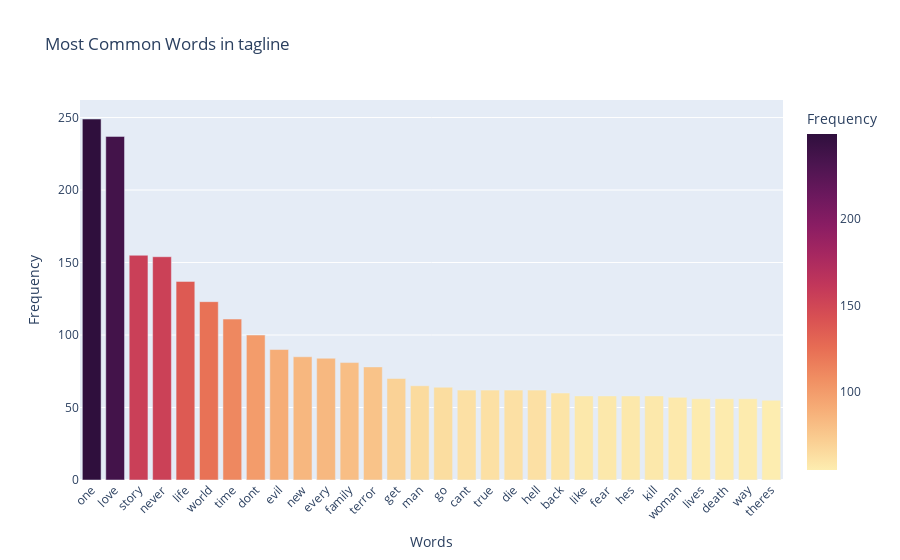

Notebook code for this chart:
### Markdown cell above
**Tagline Word Count**

### Code cell
sentiment_utils.analyze_most_common_words(cleaned_films, text_column='tagline', top_n=30)

### Figure 1 — Plotly figure (JSON) as saved in the notebook; plotly's stock layout.template omitted (floating-point values rounded to 4 significant figures)
{"data": [{"alignmentgroup": "True", "customdata": [[1.41], [1.34], [0.88], [0.87], [0.78], [0.7], [0.63], [0.57], [0.51], [0.48], [0.48], [0.46], [0.44], [0.4], [0.37], [0.36], [0.35], [0.35], [0.35], [0.35], [0.34], [0.33], [0.33], [0.33], [0.33], [0.32], [0.32], [0.32], [0.32], [0.31]], "hovertemplate": "<b>Word:</b> %{x}<br><b>Count:</b> %{y}<br><b>Percentage:</b> %{customdata[0]}%", "legendgroup": "", "marker": {"color": [249, 237, 155, 154, 137, 123, 111, 100, 90, 85, 84, 81, 78, 70, 65, 64, 62, 62, 62, 62, 60, 58, 58, 58, 58, 57, 56, 56, 56, 55], "coloraxis": "coloraxis", "pattern": {"shape": ""}}, "name": "", "offsetgroup": "", "orientation": "v", "showlegend": false, "textposition": "auto", "type": "bar", "x": ["one", "love", "story", "never", "life", "world", "time", "dont", "evil", "new", "every", "family", "terror", "get", "man", "go", "cant", "true", "die", "hell", "back", "like", "fear", "hes", "kill", "woman", "lives", "death", "way", "theres"], "xaxis": "x", "y": [249, 237, 155, 154, 137, 123, 111, 100, 90, 85, 84, 81, 78, 70, 65, 64, 62, 62, 62, 62, 60, 58, 58, 58, 58, 57, 56, 56, 56, 55], "yaxis": "y"}], "layout": {"barmode": "relative", "coloraxis": {"colorbar": {"title": {"text": "Frequency"}}, "colorscale": [[0, "rgb(253, 237, 176)"], [0.09091, "rgb(250, 205, 145)"], [0.1818, "rgb(246, 173, 119)"], [0.2727, "rgb(240, 142, 98)"], [0.3636, "rgb(231, 109, 84)"], [0.4545, "rgb(216, 80, 83)"], [0.5455, "rgb(195, 56, 90)"], [0.6364, "rgb(168, 40, 96)"], [0.7273, "rgb(138, 29, 99)"], [0.8182, "rgb(107, 24, 93)"], [0.9091, "rgb(76, 21, 80)"], [1, "rgb(47, 15, 61)"]]}, "legend": {"tracegroupgap": 0}, "title": {"text": "Most Common Words in tagline"}, "xaxis": {"anchor": "y", "domain": [0, 1], "tickangle": -45, "title": {"text": "Words"}}, "yaxis": {"anchor": "x", "domain": [0, 1], "title": {"text": "Frequency"}}}}
